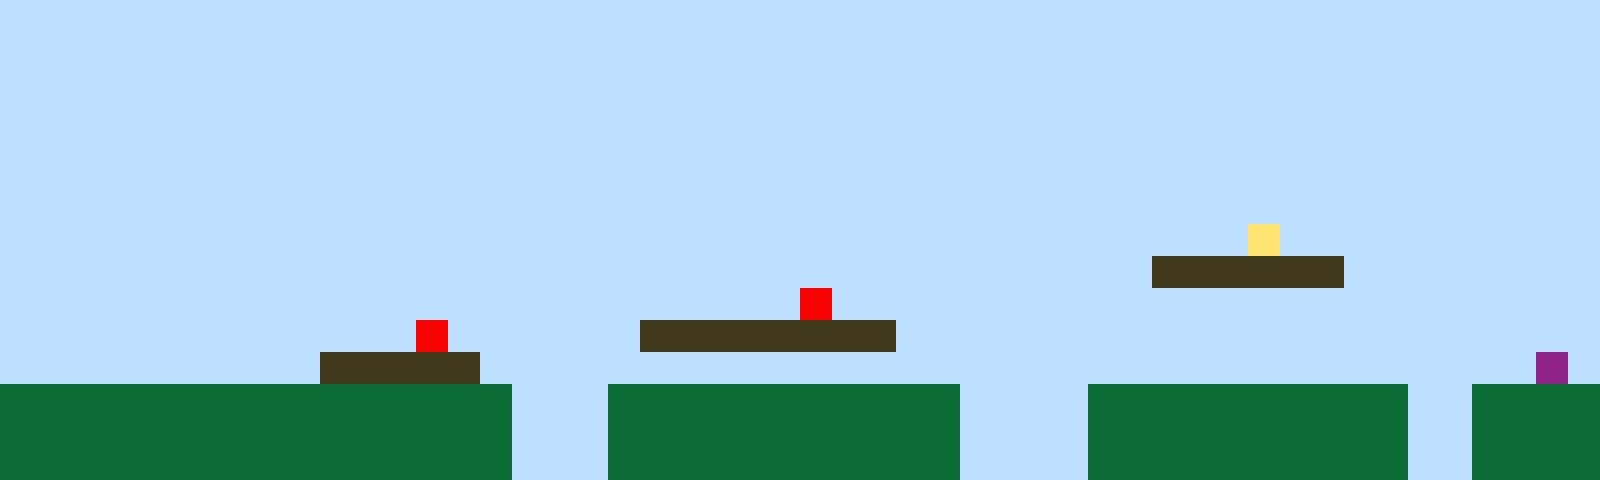

The image is a tile-based game level rendered from a .tmx file. Its description and complete source (layers, tilesets, objects, tile grids) follow:
An orthogonal 50x15 tile map with 32x32 px tiles, 1 tile layer (Tile Layer 1).

<map version="1.10" tiledversion="1.11.2" orientation="orthogonal" renderorder="right-up" width="50" height="15" tilewidth="32" tileheight="32" infinite="0" nextlayerid="2" nextobjectid="1"><editorsettings><export target="map1.csv" format="csv" /></editorsettings><tileset firstgid="1" name="sprites" tilewidth="32" tileheight="32" tilecount="6" columns="3"><image source="sprites.png" width="96" height="64" /></tileset><layer id="1" name="Tile Layer 1" width="50" height="15"><data encoding="csv">1,1,1,1,1,1,1,1,1,1,1,1,1,1,1,1,1,1,1,1,1,1,1,1,1,1,1,1,1,1,1,1,1,1,1,1,1,1,1,1,1,1,1,1,1,1,1,1,1,1,1,1,1,1,1,1,1,1,1,1,1,1,1,1,1,1,1,1,1,1,1,1,1,1,1,1,1,1,1,1,1,1,1,1,1,1,1,1,1,1,1,1,1,1,1,1,1,1,1,1,1,1,1,1,1,1,1,1,1,1,1,1,1,1,1,1,1,1,1,1,1,1,1,1,1,1,1,1,1,1,1,1,1,1,1,1,1,1,1,1,1,1,1,1,1,1,1,1,1,1,1,1,1,1,1,1,1,1,1,1,1,1,1,1,1,1,1,1,1,1,1,1,1,1,1,1,1,1,1,1,1,1,1,1,1,1,1,1,1,1,1,1,1,1,1,1,1,1,1,1,1,1,1,1,1,1,1,1,1,1,1,1,1,1,1,1,1,1,1,1,1,1,1,1,1,1,1,1,1,1,1,1,1,1,1,1,1,1,1,1,1,1,1,1,1,1,1,1,1,1,1,1,1,1,1,1,1,1,1,1,1,1,1,1,1,1,1,1,1,1,1,1,1,1,1,1,1,1,1,1,1,1,1,1,1,1,1,1,1,1,1,1,1,1,1,1,1,1,1,1,1,1,1,1,1,1,1,1,1,1,1,1,1,1,1,1,1,1,1,1,1,1,1,1,1,1,1,1,1,1,1,1,1,1,1,1,1,1,1,1,1,1,1,1,1,1,1,1,1,1,1,1,1,1,1,1,1,1,1,1,1,1,1,1,1,1,1,1,1,1,1,1,1,1,1,1,1,1,1,1,1,1,1,1,1,1,1,1,1,4,1,1,1,1,1,1,1,1,1,1,1,1,1,1,1,1,1,1,1,1,1,1,1,1,1,1,1,1,1,1,1,1,1,1,1,1,1,1,1,1,1,1,1,1,1,1,3,3,3,3,3,3,1,1,1,1,1,1,1,1,1,1,1,1,1,1,1,1,1,1,1,1,1,1,1,1,1,1,1,1,1,1,1,1,1,5,1,1,1,1,1,1,1,1,1,1,1,1,1,1,1,1,1,1,1,1,1,1,1,1,1,1,1,1,1,1,1,1,1,1,1,1,1,5,1,1,1,1,1,1,3,3,3,3,3,3,3,3,1,1,1,1,1,1,1,1,1,1,1,1,1,1,1,1,1,1,1,1,1,1,1,1,1,1,1,1,1,1,1,1,3,3,3,3,3,1,1,1,1,1,1,1,1,1,1,1,1,1,1,1,1,1,1,1,1,1,1,1,1,1,1,1,1,1,1,1,1,1,6,1,2,2,2,2,2,2,2,2,2,2,2,2,2,2,2,2,1,1,1,2,2,2,2,2,2,2,2,2,2,2,1,1,1,1,2,2,2,2,2,2,2,2,2,2,1,1,2,2,2,2,2,2,2,2,2,2,2,2,2,2,2,2,2,2,2,2,1,1,1,2,2,2,2,2,2,2,2,2,2,2,1,1,1,1,2,2,2,2,2,2,2,2,2,2,1,1,2,2,2,2,2,2,2,2,2,2,2,2,2,2,2,2,2,2,2,2,1,1,1,2,2,2,2,2,2,2,2,2,2,2,1,1,1,1,2,2,2,2,2,2,2,2,2,2,1,1,2,2,2,2</data></layer></map>
